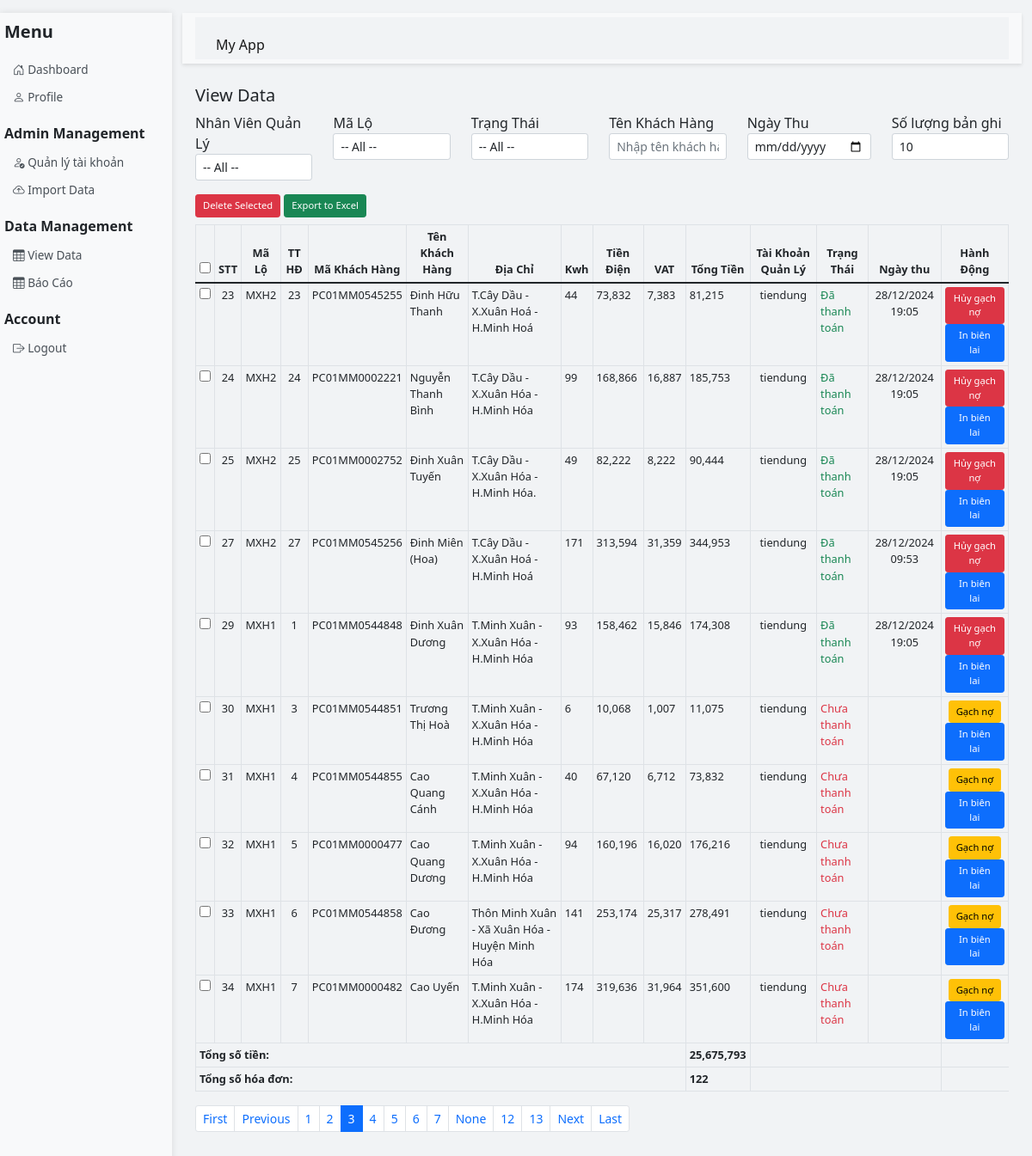
The app's page /data?page=3&per_page=10&search_user=&search_ma_lo=&search_trang_thai= (signed in), older data.
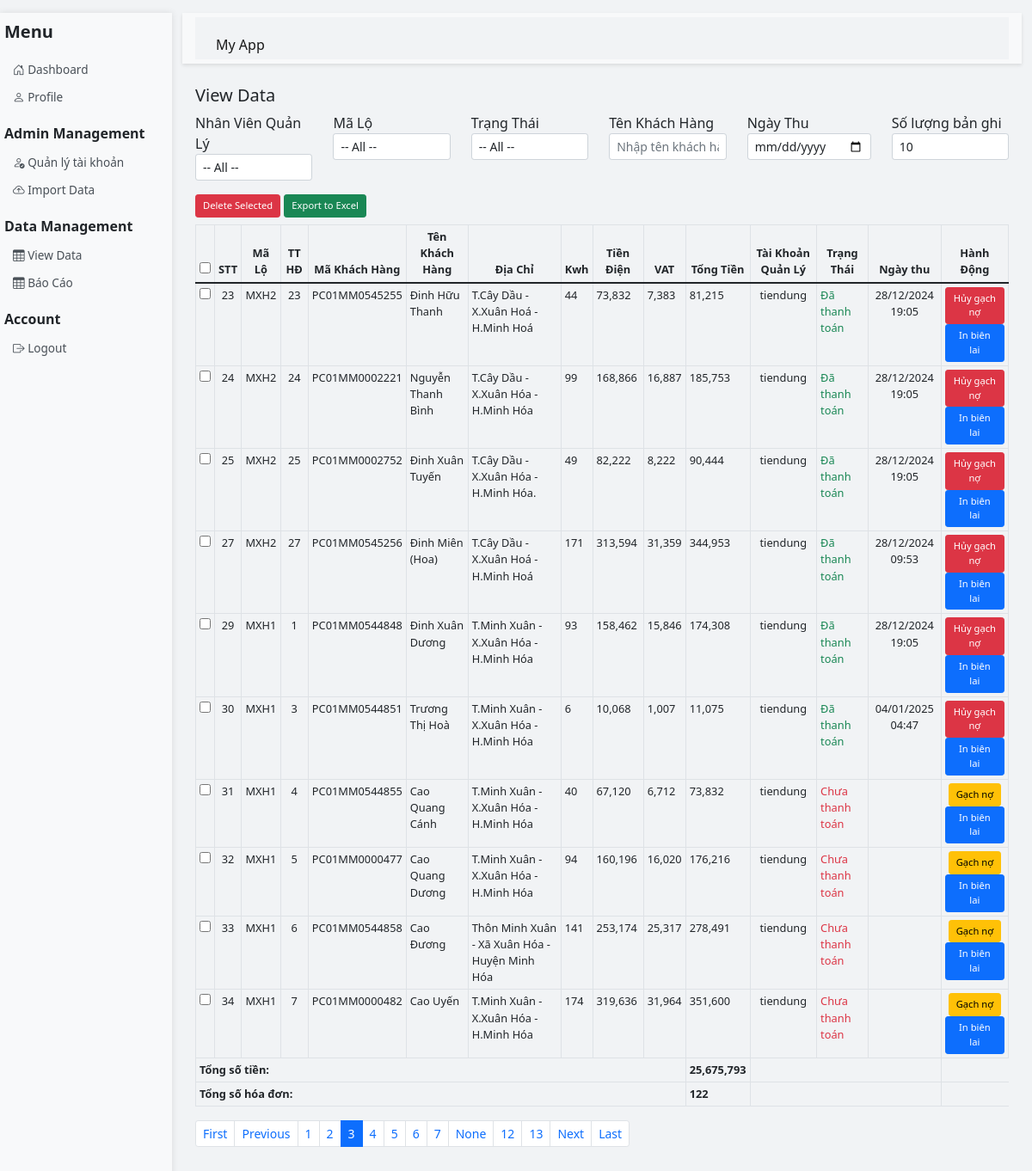
The same page, newer data.
### app.py (models this page shows)
class SalesData(db.Model):
    id = db.Column(db.Integer, primary_key=True)
    stt = db.Column(db.Integer)
    ma_lo = db.Column(db.String(20))
    tt_hd = db.Column(db.String(20))
    ma_khach_hang = db.Column(db.String(50))
    ten_khach_hang = db.Column(db.String(100), index=True)
    dia_chi = db.Column(db.String(200))
    kwh = db.Column(db.String(50))
    tien_dien = db.Column(db.Float)
    vat = db.Column(db.Float)
    tong_tien = db.Column(db.Float)
    tai_khoan_quan_ly = db.Column(db.String(80))  # Thêm trường này
    trang_thai = db.Column(db.String(50))
    ngay_thu = db.Column(db.DateTime, nullable=True)

### app.py (the view, shortened to what this page needs)
@app.route('/data', methods=['GET', 'POST'])
def view_data():
    if 'username' not in session:
        return redirect(url_for('login'))
    page = request.args.get('page', 1, type=int)
    per_page = request.args.get('per_page', 10, type=int)
    search_user = request.args.get('search_user', '', type=str)
    search_ma_lo = request.args.get('search_ma_lo', '', type=str)
    search_trang_thai = request.args.get('search_trang_thai', '', type=str)
    search_ten_khach_hang = request.args.get('search_ten_khach_hang', '', type=str).strip()
    search_ngay_thu = request.args.get('search_ngay_thu', '', type=str)
    user = User.query.filter_by(username=session['username']).first()
    if user.is_admin:
        query = SalesData.query
    else:
        query = SalesData.query.filter_by(tai_khoan_quan_ly=user.username)
    if search_user:
        query = query.filter(SalesData.tai_khoan_quan_ly == search_user)
    if search_ma_lo:
        query = query.filter(SalesData.ma_lo.like(f'%{search_ma_lo}%'))
    if search_trang_thai:
        query = query.filter(SalesData.trang_thai == search_trang_thai)
    if search_ten_khach_hang:
        search_pattern = '%'.join(search_ten_khach_hang)  # %a%b%c%
        query = query.filter(SalesData.ten_khach_hang.ilike(f'%{search_pattern}%'))
    try:
        data = query.paginate(page=page, per_page=per_page, error_out=False)
        total_amount = query.with_entities(db.func.sum(SalesData.tong_tien)).scalar() or 0
        total_invoices = query.count()  # Đếm số bản ghi
        users = User.query.filter_by(is_admin=False).all()
        if user.is_admin:
            ma_lo_query = db.session.query(SalesData.ma_lo).distinct()
            if search_user:
                ma_lo_query = ma_lo_query.filter(SalesData.tai_khoan_quan_ly == search_user)
        else:
            ma_lo_query = db.session.query(SalesData.ma_lo).distinct().filter(SalesData.tai_khoan_quan_ly == user.username)
        ma_lo_list = [item[0] for item in ma_lo_query.all()]
        return render_template('admin/view_data.html', data=data, per_page=per_page, user=user, users=users,
                               search_user=search_user, search_ma_lo=search_ma_lo, ma_lo_list=ma_lo_list,
                               search_trang_thai=search_trang_thai, search_ten_khach_hang=search_ten_khach_hang, search_ngay_thu=search_ngay_thu, total_amount=total_amount,
                               total_invoices=total_invoices)  # Truyền thêm tổng số hóa đơn
    except Exception as e:
        flash(f'Error loading data: {str(e)}', 'error')
        return redirect(url_for('dashboard'))

### templates/admin/view_data.html (shortened to what this page needs)
{% extends 'base.html' %}
{% block content %}
    <h2 class="h5">View Data</h2>
    <form method="GET" action="{{ url_for('view_data') }}">
        <div class="row mb-3">
            {% if user.is_admin %}
                <div class="col">
                    <div class="form-group">
                        <label for="search_user">Nhân Viên Quản Lý</label>
                        <select name="search_user" id="search_user" class="form-control form-control-sm" onchange="this.form.submit()">
                            <option value="">-- All --</option>
                        </select>
                    </div>
                </div>
            {% endif %}
            <div class="col">
                <div class="form-group">
                    <label for="search_ma_lo">Mã Lộ</label>
                    <select name="search_ma_lo" id="search_ma_lo" class="form-control form-control-sm" onchange="this.form.submit()">
                        <option value="">-- All --</option>
                    </select>
                </div>
            </div>
            <div class="col">
                <div class="form-group">
                    <label for="search_trang_thai">Trạng Thái</label>
                    <select name="search_trang_thai" id="search_trang_thai" class="form-control form-control-sm" onchange="this.form.submit()">
                        <option value="">-- All --</option>
                    </select>
                </div>
            </div>
            <div class="col">
                <div class="form-group">
                    <label for="search_ten_khach_hang">Tên Khách Hàng</label>
                    <input type="text" name="search_ten_khach_hang" id="search_ten_khach_hang" class="form-control form-control-sm" value="{{ search_ten_khach_hang }}" placeholder="Nhập tên khách hàng" onchange="this.form.submit()">
                </div>
            </div>
            <div class="col">
                <div class="form-group">
                    <label for="search_ngay_thu">Ngày Thu</label>
                    <input type="date" name="search_ngay_thu" id="search_ngay_thu" class="form-control form-control-sm" value="{{ search_ngay_thu or '' }}" onchange="this.form.submit()">
                </div>
            </div>
            <div class="col">
                <div class="form-group">
                    <label for="per_page">Số lượng bản ghi</label>
                    <select name="per_page" id="per_page" class="form-control form-control-sm" onchange="this.form.submit()">
                        <option value="10" {% if per_page == 10 %}selected{% endif %}>10</option>
                    </select>
                </div>
            </div>
        </div>
    </form>
    <form method="POST" id="deleteForm" class="mb-4">
        {% if user.is_admin %}
        <div class="mb-2">
            <button type="submit" class="btn btn-sm btn-danger" id="deleteButton">Delete Selected</button>
            <a href="{{ url_for('export_data') }}" class="btn btn-sm btn-success ml-2">Export to Excel</a>
        </div>
        {% endif %}
        <table class="table table-bordered table-sm">
            <thead>
                <tr>
                    <th style="text-align: center;"><input type="checkbox" id="selectAll"></th>
                    <th style="text-align: center;">STT</th>
                    <th style="text-align: center;">Mã Lộ</th>
                    <th style="text-align: center;">TT HĐ</th>
                    <th style="text-align: center;">Mã Khách Hàng</th>
                    <th style="text-align: center;">Tên Khách Hàng</th>
                    <th style="text-align: center;">Địa Chỉ</th>
                    <th style="text-align: center;">Kwh</th>
                    <th style="text-align: center;">Tiền Điện</th>
                    <th style="text-align: center;">VAT</th>
                    <th style="text-align: center;">Tổng Tiền</th>
                    <th style="text-align: center;">Tài Khoản Quản Lý</th>
                    <th style="text-align: center;">Trạng Thái</th>
                    <th style="text-align: center;">Ngày thu</th>
                    <th style="text-align: center;">Hành Động</th>
                </tr>
            </thead>
            <tbody>
                {% for row in data.items %}
                    <tr>
                        <td style="text-align: center;"><input type="checkbox" name="selected_ids" value="{{ row.id }}" class="checkbox-item"></td>
                        <td style="text-align: center;">{{ row.stt }}</td>
                        <td style="text-align: center;">{{ row.ma_lo }}</td>
                        <td style="text-align: center;">{{ row.tt_hd }}</td>
                        <td style="text-align: center;">{{ row.ma_khach_hang }}</td>
                        <td>{{ row.ten_khach_hang }}</td>
                        <td>{{ row.dia_chi }}</td>
                        <td>{{ row.kwh }}</td>
                        <td>{{ "{:,.0f}".format(row.tien_dien)}}</td>
                        <td>{{ "{:,.0f}".format(row.vat) }}</td>
                        <td>{{ "{:,.0f}".format(row.tong_tien) }}</td>
                        <td style="text-align: center;">{{ row.tai_khoan_quan_ly }}</td>
                        <td class="{% if row.trang_thai == 'Đã thanh toán' %}text-success{% else %}text-danger{% endif %}">
                            {{ row.trang_thai if row.trang_thai else 'Chưa thanh toán' }}
                        </td>
                        <td style="text-align: center;">
                            {{ row.ngay_thu.strftime('%d/%m/%Y %H:%M') if row.ngay_thu else '' }}
                        </td>
                        <td style="text-align: center;">
                            {% if row.trang_thai == 'Đã thanh toán' %}
                            <button type="button" class="btn btn-sm btn-danger" onclick="cancelMarkAsPaid('{{ row.id }}')">
                                 Hủy gạch nợ
                            </button>
                            {% else %}
                            <button type="button" class="btn btn-sm btn-warning" onclick="markAsPaid('{{ row.id }}')">
                                 Gạch nợ
                            </button>
                            {% endif %}
                            <button type="button" class="btn btn-sm btn-primary" onclick="printReceipt('{{ row.id }}')">
                                 In biên lai
                            </button>
                        </td>
                    </tr>
                {% endfor %}
                <tr>
                    <td colspan="10" class="text-right"><strong>Tổng số tiền:</strong></td>
                    <td><strong>{{ "{:,.0f}".format(total_amount) }}</strong></td>
                    <td colspan="3"></td>
                </tr>
                <tr>
                    <td colspan="10" class="text-right"><strong>Tổng số hóa đơn:</strong></td>
                    <td><strong>{{ total_invoices}}</strong></td>
                    <td colspan="3"></td>
                </tr>
            </tbody>
        </table>
        <nav>
            <ul class="pagination pagination-sm">
                {% if data.has_prev %}
                    <li class="page-item">
                        <a class="page-link" href="{{ url_for('view_data', page=1, per_page=per_page, search_user=search_user, search_ma_lo=search_ma_lo, search_trang_thai=search_trang_thai) }}">First</a>
                    </li>
                    <li class="page-item">
                        <a class="page-link" href="{{ url_for('view_data', page=data.prev_num, per_page=per_page, search_user=search_user, search_ma_lo=search_ma_lo, search_trang_thai=search_trang_thai) }}">Previous</a>
                    </li>
                {% endif %}
                {% for page_num in data.iter_pages() %}
                    <li class="page-item {% if page_num == data.page %}active{% endif %}">
                        <a class="page-link" href="{{ url_for('view_data', page=page_num, per_page=per_page, search_user=search_user, search_ma_lo=search_ma_lo, search_trang_thai=search_trang_thai) }}">{{ page_num }}</a>
                    </li>
                {% endfor %}
                {% if data.has_next %}
                    <li class="page-item">
                        <a class="page-link" href="{{ url_for('view_data', page=data.next_num, per_page=per_page, search_user=search_user, search_ma_lo=search_ma_lo, search_trang_thai=search_trang_thai) }}">Next</a>
                    </li>
                    <li class="page-item">
                        <a class="page-link" href="{{ url_for('view_data', page=data.pages, per_page=per_page, search_user=search_user, search_ma_lo=search_ma_lo, search_trang_thai=search_trang_thai) }}">Last</a>
                    </li>
                {% endif %}
            </ul>
        </nav>
    </form>
{% endblock %}

### templates/base.html (shortened to what this page needs)
<!DOCTYPE html>
<html lang="en">
<head>
    <link href="https://cdn.jsdelivr.net/npm/bootstrap@5.1.3/dist/css/bootstrap.min.css" rel="stylesheet">
    <link href="https://cdn.jsdelivr.net/npm/bootstrap-icons/font/bootstrap-icons.css" rel="stylesheet">
</head>
<body>
    <div class="container-fluid">
        <div class="row">
            {% if 'username' in session %}
            <div class="col-md-3 sidebar">
                <h5 class="mb-3 text-dark">Menu</h5>
                <div class="nav flex-column">
                    <a class="nav-link" href="{{ url_for('dashboard') }}">
                        <i class="bi bi-house-door"></i> Dashboard
                    </a>
                    <a class="nav-link" href="{{ url_for('profile') }}">
                        <i class="bi bi-person"></i> Profile
                    </a>
                    {% if user and user.is_admin %}
                    <h6 class="mt-3 mb-2">Admin Management</h6>
                    <a class="nav-link" href="{{ url_for('admin_dashboard') }}">
                        <i class="bi bi-person-check"></i> Quản lý tài khoản
                    </a>
                    <a class="nav-link" href="{{ url_for('import_data') }}">
                        <i class="bi bi-cloud-arrow-up"></i> Import Data
                    </a>
                    {% endif %}
                    <h6 class="mt-3 mb-2">Data Management</h6>
                    <a class="nav-link" href="{{ url_for('view_data') }}">
                        <i class="bi bi-table"></i> View Data
                    </a>
                    <a class="nav-link" href="{{ url_for('report') }}">
                        <i class="bi bi-table"></i> Báo Cáo
                    </a>
                    <h6 class="mt-3 mb-2">Account</h6>
                    <a class="nav-link" href="{{ url_for('logout') }}">
                        <i class="bi bi-box-arrow-right"></i> Logout
                    </a>
                </div>
            </div>
            {% endif %}
            <div class="col">
                <nav class="navbar navbar-expand-lg navbar-light bg-light">
                    <div class="container-fluid">
                        <a class="navbar-brand" href="{{ url_for('index') }}">My App</a>
                    </div>
                </nav>
                <div class="main-content">
                    {% block content %}{% endblock %}
                </div>
            </div>
        </div>
    </div>
</body>
</html>

### templates/base.html (style rules this page uses)
.sidebar { min-height: 100vh; box-shadow: 0 0 8px rgba(0,0,0,0.1); padding: 10px 5px; position: sticky; top: 0; background-color: #f8f9fa; width: 200px; }
.sidebar .nav-link { padding: 6px 10px; color: #495057; border-radius: 5px; font-size: 0.85rem; }
.main-content { padding: 15px; }
.navbar { box-shadow: 0 2px 4px rgba(0,0,0,0.1); padding: 5px 15px; margin-bottom: 10px; }
.navbar .navbar-brand { font-size: 1rem; }
.container-fluid { background-color: #f1f3f5; }
h5, h6 { font-weight: 600; }
.container-fluid { padding-top: 15px; }
table th, table td { font-size: 0.8rem; }
.btn-sm { font-size: 0.7rem; padding: 0.25rem 0.5rem; }
table { width: 100%; table-layout: auto; }
td, th { padding: 0.3rem 0.6rem; }

Row changes from the older to the newer data that the page shows:
changed SalesData "PC01MM0544851": trang_thai "Chưa thanh toán" → "Đã thanh toán"; ngay_thu (not shown) → "04/01/2025 04:47"; trang_thai "Gạch nợ" → "Hủy gạch nợ"
